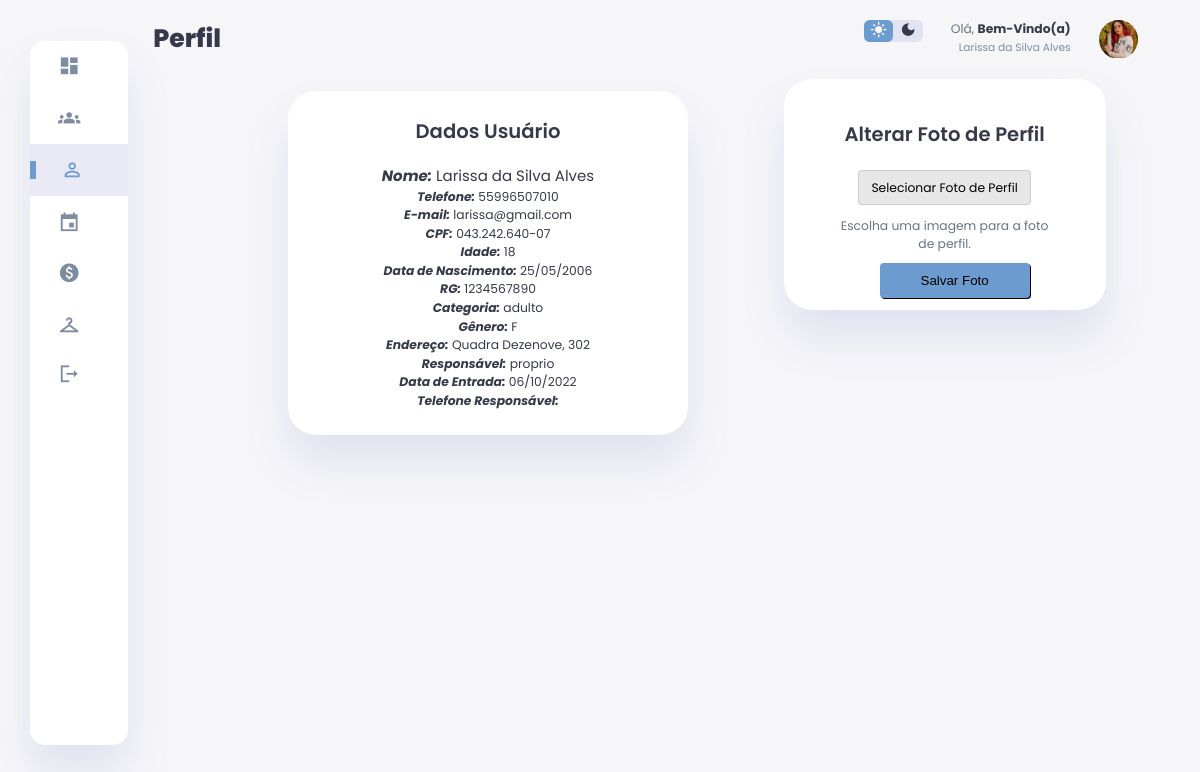
Page /usuario/perfil.php (signed in) on the earlier database version.
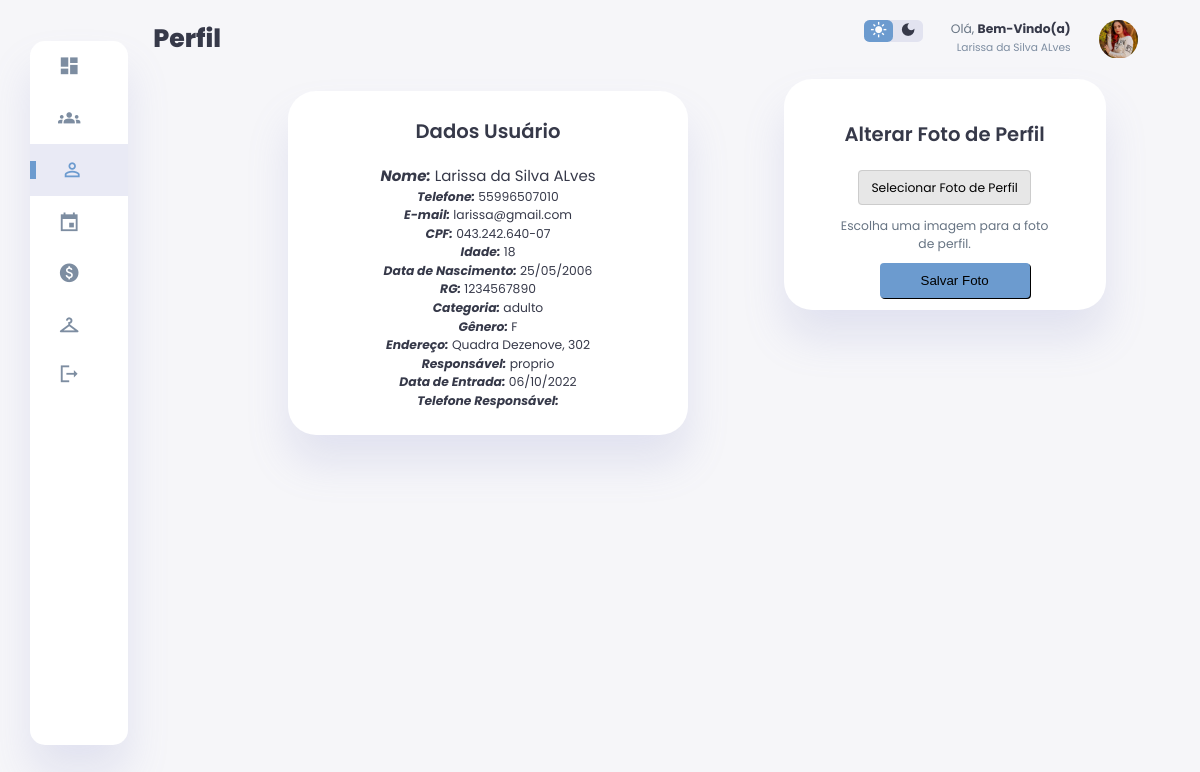
Same page on the later database version.
### tables this page shows
CREATE TABLE IF NOT EXISTS `usuario` (
  `id_usuario` int NOT NULL AUTO_INCREMENT,
  `statuss` int DEFAULT NULL,
  `nome` varchar(255) DEFAULT NULL,
  `email` varchar(255) DEFAULT NULL,
  `datas` date DEFAULT NULL,
  `CPF` char(14) DEFAULT NULL,
  `RG` varchar(11) DEFAULT NULL,
  `categoria` varchar(255) NOT NULL,
  `senha` varchar(255) DEFAULT NULL,
  `telefone` varchar(11) DEFAULT NULL,
  `imagem` varchar(255) NOT NULL,
  `genero` varchar(255) NOT NULL,
  `endereco` varchar(255) NOT NULL,
  `responsavel` varchar(255) NOT NULL,
  `data_entrada` date NOT NULL,
  `tele_respon` varchar(11) NOT NULL,
  `idade` varchar(2) NOT NULL,
  `nom_dan` varchar(255) NOT NULL,
  `identidade_frente` varchar(255) NOT NULL,
  `identidade_verso` varchar(255) NOT NULL,
  PRIMARY KEY (`id_usuario`),
  KEY `id_usuario` (`id_usuario`) USING BTREE
);

### usuario/perfil.php (the view, shortened to what this page needs)
<?php
$conexao = conectar();
$id_usuario = $_SESSION['id_usuario'];
$sql = "SELECT * FROM usuario WHERE id_usuario = ?";
$stmt = mysqli_prepare($conexao, $sql);
mysqli_stmt_bind_param($stmt, "i", $id_usuario);
mysqli_stmt_execute($stmt);
$resultado = mysqli_stmt_get_result($stmt);
$dados = mysqli_fetch_assoc($resultado);
?>
<!DOCTYPE html>
<html lang="en">
<head>
    <link rel="stylesheet" href="css/perfil.css">
</head>
<body>
    <div class="container">
        <aside>
            <div class="sidebar">
                <a href="dashboard.php">
                    <span class="material-icons-sharp">
                    </span>
                </a>
                <a href="participantes">
                    <span class="material-icons-sharp">
                    </span>
                </a>
                <a href="perfil.php" class="active">
                    <span class="material-icons-sharp">
                    </span>
                </a>
                <a href="calen" target="_blank">
                    <span class="material-icons-sharp">
                    </span>
                </a>
                <a href="pagamento">
                    <span class="material-icons-sharp">
                    </span>
                </a>
                <a href="acessorios">
                    <span class="material-icons-sharp">
                    </span>
                </a>
                <a href="logout.php">
                    <span class="material-icons-sharp">
                    </span>
                </a>
            </div>
        </aside>
        <main>
            <h1>Perfil</h1>
            <div class="box">
                <h2>Dados Usuário</h2>
                <br>
                <div class="user"><em><b>Nome:</b></em> <?php echo $dados['nome'] ?></div>
                <br>
                <div class="user1"><em><b>Telefone:</b></em> <?php echo $dados['telefone'] ?></div>
                <br>
                <div class="user2"><em><b>E-mail:</b></em> <?php echo $dados['email'] ?></div>
                <br>
                <div class="user4"><em><b>CPF:</b></em> <?php echo $dados['CPF'] ?></div>
                <br>
                <div class="user5"><em><b>Idade:</b></em> <?php echo $dados['idade'] ?></div>
                <br>
                <div class="user7"><em><b>Data de Nascimento:</b></em> <?php echo date('d/m/Y', strtotime($dados['datas'])) ?></div>
                <br>
                <div class="user8"><em><b>RG:</b></em> <?php echo $dados['RG'] ?></div>
                <br>
                <div class="user9"><em><b>Categoria:</b></em> <?php echo $dados['categoria'] ?></div>
                <br>
                <div class="user10"><em><b>Gênero:</b></em> <?php echo $dados['genero'] ?></div>
                <br>
                <div class="user11"><em><b>Endereço:</b></em> <?php echo $dados['endereco'] ?></div>
                <br>
                <div class="user12"><em><b>Responsável:</b></em> <?php echo $dados['responsavel'] ?></div>
                <br>
                <div class="user13"><em><b>Data de Entrada:</b></em> <?php echo date('d/m/Y', strtotime($dados['data_entrada'])) ?></div>
                <br>
                <div class="user14"><em><b>Telefone Responsável:</b></em> <?php echo $dados['tele_respon'] ?></div>
            </div>
        </main>
        <div class="right-section">
            <div class="nav">
                <div class="dark-mode">
                    <span class="material-icons-sharp ">
                    </span>
                    <span class="material-icons-sharp">
                    </span>
                </div>
                <div class="profile">
                    <div class="info">
                        <p>Olá, <b>Bem-Vindo(a)</b></p>
                        <small class="text-muted"><?php echo $dados['nome'] ?></small>
                    </div>
                    <div class="profile-photo">
                        <img src="../img/perfil/<?php echo $dados['imagem'] ?>" alt="user" id="profile-picture">
                    </div>
                </div>
            </div>
            <div class="box-perfil" style="margin-top: 20px;">
                <h2 style="top: -10px ; position: relative;">Alterar Foto de Perfil</h2>
                <form method="post" enctype="multipart/form-data">
                    <label for="avatar-image" class="custom-file-button">Selecionar Foto de Perfil</label>
                    <p id="file-help" style="top: 40px; position: relative;">Escolha uma imagem para a foto de perfil.</p>
                    <button type="submit" class="form-control" style="margin-top: 10px;">Salvar Foto</button>
            </div>
        </div>
    </div>
</body>
</html>

Differences in the rows shown:
changed usuario "larissa@gmail.com": nome "Larissa da Silva Alves" → "Larissa da Silva ALves"
